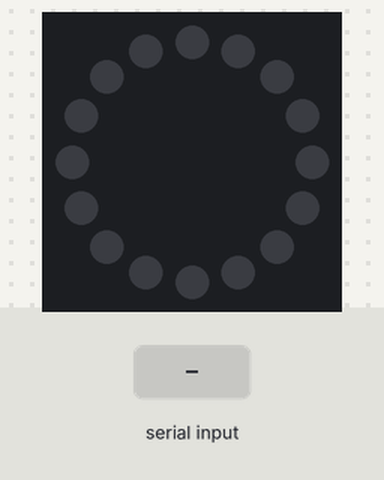
Recording of a sketch running on a simulated Arduino Uno, built with avr-gcc and run on an emulated ATmega328P. Shown: 16 RGB LEDs in a ring, first at the top, clockwise. The test bench sets the inputs (shaded band).

Above: at 1.2 s.
1.3 s: "200\n" received over Serial
At 2.5 s:
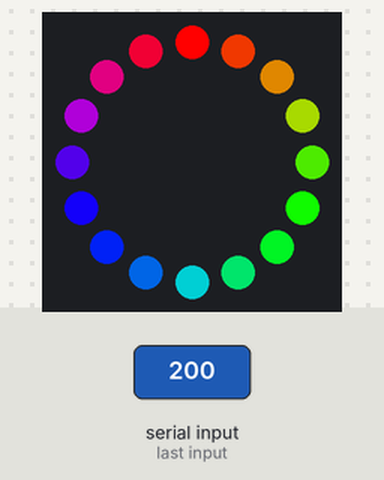
2.8 s: "30,150\n" received over Serial
At 3.4 s:
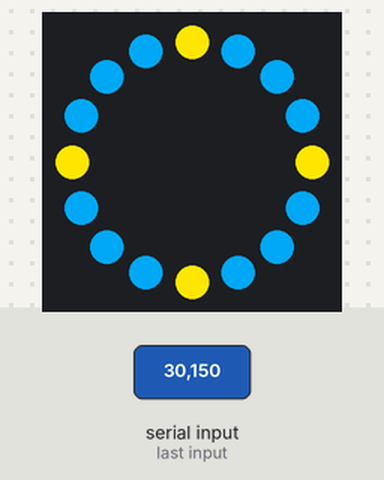
4.3 s: "90,45\n" received over Serial
At 4.8 s:
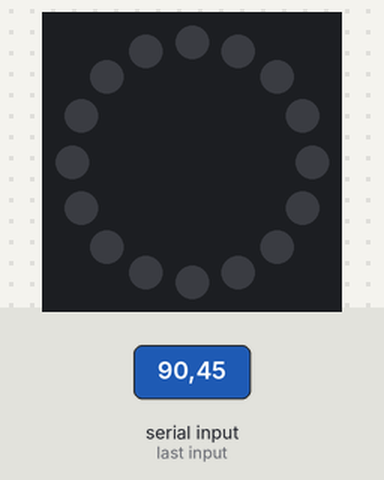
5.8 s: "0\n" received over Serial
At 6.9 s:
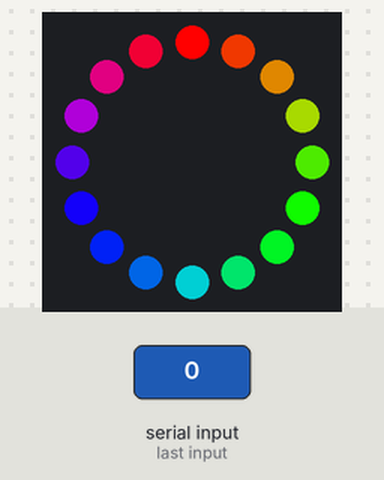
Timing chart, 0 to 8.3 s (numbered marks = the images above; inputs shaded):
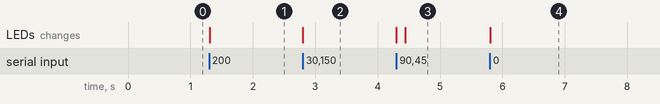

Measured:
- after the input at 1.3 s, the LEDs: first change at once (image 1 shows a later state)
- after the input at 2.8 s, the LEDs: change at once (image 2)
- after the input at 4.3 s, the LEDs: first change at once (image 3 shows a later state)
- after the input at 5.8 s, the LEDs: change at once (image 4)

The sketch:

LED_Ring.ino
```cpp
/**
 * Author: Jirka van der Roost & Jonathan Lundström
 * Thanks to Adafruit and their awesome example on multitasking and Neopixel patterns
 * https://learn.adafruit.com/multi-tasking-the-arduino-part-1?view=all
 */

#include <Adafruit_NeoPixel.h>

int PIN = 6;                          // The digital data pin connected to the NeoPixel.
int LEDS = 16;                        // The number of pixels on the connected NeoPixel ring.
int index = 0;                        // Global increment value for cycling through effects.
int Fade = 5;                         // Used for breathing/pulsating effects.

int lastMessage = 0;                  // The last message received.
int incomingMessage = 9;              // The current incoming message.
int confirmationCounter = 0;           // Current number of confirmation messages.
unsigned long lastUpdate = 0;          // Last time updated.

// Initiate NeoPixel ring with above settings.
Adafruit_NeoPixel ring = Adafruit_NeoPixel(LEDS, PIN, NEO_GRB + NEO_KHZ800);


/**
 * Setup method.
 * Initialize serial connection and start the NeoPixel ring.
 */
void setup() {
  Serial.begin(115200);
  ring.begin();
  ring.show();
}


/**
 * The main loop
 * Reads serial byte (USB) from the Raspberry Pi so that the Neopixel ring can react to the input.
 */
void loop() {
  if (Serial.available() > 0) {
    char ch = Serial.read();
    incomingMessage = ch - '0';
    if (incomingMessage != lastMessage) {
      lastMessage = incomingMessage;
      index = 0;
      confirmationCounter = 0;
    }
  }

  // Switch animation based on message.
  switch (incomingMessage) {

    /**
     * Starting (0)
     * Fast paced rainbow animation.
     */
    case 0:
      starting();
      break;

    /**
     * Idle (1)
     * Slow pulsating/breathing animation.
     */
    case 1:
      breathe();
      break;

    /**
     * Listening (2)
     * Turn all pixels into solid blue color.
     */
    case 2:
      fill(ring.Color(0, 152, 221));
      break;

    /**
     * Talking (3)
     * The Assistant is talking back.
     * Theater chase animation between blue and yellow.
     */
    case 3:
      talking();
      break;

    /**
     * Confirmation (4)
     * Two green blinks to end current session.
     * Automatically switches to idle state (1) on complete.
     */
    case 4:
      confirm();
      break;

    /**
     * Wait (5)
     * Gives the breathing animation a short pause.
     */
    case 5:
      wait();
      break;

    /**
     * Turn off (6)
     * Set all the NeoPixel LEDs to black.
     */
    case 6:
      fill(ring.Color(0, 0, 0));
      break;
  }
}


/**
 * Fill "animation"
 * Instantaneously fill all LEDs with provided solid color.
 */
void fill(uint32_t c) {
  for (uint16_t i = 0; i < ring.numPixels(); i++) {
    ring.setPixelColor(i, c);
    ring.show();
  }
}


/**
 * Wheel animation
 * Input a value 0 to 255 to get a color value.
 * The colours are a transition r - g - b - back to r.
 */
uint32_t Wheel(byte WheelPos) {
  WheelPos = 255 - WheelPos;
  if (WheelPos < 85) {
    return ring.Color(255 - WheelPos * 3, 0, WheelPos * 3);
  }

  if (WheelPos < 170) {
    WheelPos -= 85;
    return ring.Color(0, WheelPos * 3, 255 - WheelPos * 3);
  }

  WheelPos -= 170;
  return ring.Color(WheelPos * 3, 255 - WheelPos * 3, 0);
}


/**
 * Starting animation
 * Display a rainbow cycle pattern on all LEDs.
 */
void starting() {
  if ((millis() - lastUpdate) > 5) {
    if (index >= 255) {
      index = 0;
    }

    for (int i = 0; i < ring.numPixels(); i++) {
      ring.setPixelColor(i, Wheel(((i * 256 / ring.numPixels()) + index) & 255));
    }

    index++;
    lastUpdate = millis();
    ring.show();
  }
}


/**
 * Idle animation
 * Breathing/pulsating animation when assistant is idle.
 */
void breathe() {
  if (confirmationCounter >= 1 && index <= 5) {
    incomingMessage = 5;
    confirmationCounter = 0;
  }

  if ((millis() - lastUpdate) > 50) {
    if (index <= 5 && Fade < 0) {
      Fade = -Fade;
      confirmationCounter += 1;
    }

    if (index >= 100 && Fade > 0) {
      Fade = -Fade;
      confirmationCounter += 1;
    }

    fill(ring.Color(index, index, index));

    index = index + Fade;
    lastUpdate = millis();
  }
}


/**
 * Talking animation
 * Shown then the assistant is talking back to you.
 * Theater chase animation between blue and yellow.
 */
void talking() {
  if ((millis() - lastUpdate) > 80) {
    if (index >= 255) index = 0;

    for (int i = 0; i < ring.numPixels(); i++) {
      if ((i + index) % 4 == 0) {
        ring.setPixelColor(i, ring.Color(255, 230, 0));  // Yellow
      } else {
        ring.setPixelColor(i, ring.Color(0, 152, 221));  // Blue
      }
    }

    index++;
    lastUpdate = millis();
    ring.show();
  }
}


/**
 * Confirm animation
 * Two green blinks to show that the current sesstion has ended.
 */
void confirm() {
  if (confirmationCounter >= 3 && index <= 5) {
    incomingMessage = 1;
    confirmationCounter = 0;
  }

  if ((millis() - lastUpdate) > 1) {
    if (index <= 5 && Fade < 0) {
      confirmationCounter += 1;
      Fade = -Fade;
    }

    if (index >= 100 && Fade > 0) {
      Fade = -Fade;
      confirmationCounter += 1;
    }

    fill(ring.Color(0, index, 0));
    index = index + Fade;
    lastUpdate = millis();
  }
}


/**
 * Wait method
 * Gives the breathing animation a short break before it continues.
 */
void wait() {
  if ((millis() - lastUpdate) > 1000) {
    incomingMessage = 1;
  }
}
```
